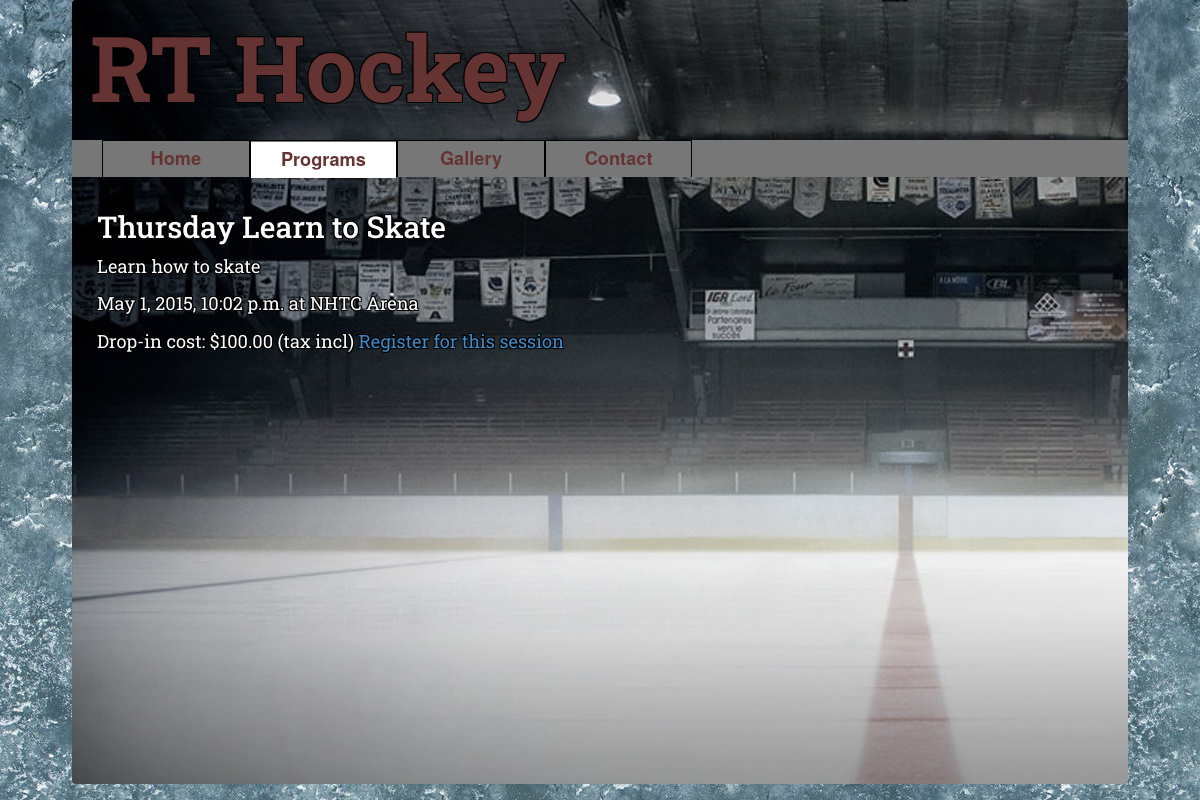
/session/6/, run on the app's committed database.
### myapp/models.py (models this page shows, shortened)
class Session(models.Model):
    title = models.CharField(max_length=100)
    description = models.TextField()
    agegroup = models.CharField(max_length=100)
    start_date = models.DateTimeField('start date')
    end_date = models.DateTimeField('end date')
    cost = models.IntegerField()
    program = models.ForeignKey(Program)
    location = models.ForeignKey(Location)
    create_date = models.DateTimeField(editable=False)
    modify_date = models.DateTimeField(editable=False)
    status = models.CharField(max_length=1, choices=STATUS_CHOICES, default='d')

class Location(models.Model):
    name = models.CharField(max_length=100)
    address = models.CharField(max_length=500)

### myapp/views.py (the view)
# urls.py: url(r'^session/(?P<session_id>\d+)/$', views.session, name='session'),
def session(request, session_id):
    try:
        session = Session.objects.get(pk=session_id)
    except Session.DoesNotExist:
        raise Http404("Session does not exist")
    return render(request, 'myapp/session.html', {'session':session})

### myapp/templates/myapp/session.html
{% include "myapp/header.html" %}
        <div id="tabs">
        {% include "includes/tabs.html" with active_tab='tab2' %}
        </div>
    <div id="main" class="container">
        <div class="outlined_normal" id="article">
        <h2>{{ session.title }}</h2>
        <p>{{ session.description }}</p>
        <p>{{ session.start_date }} at {{ session.location.name }}</p>
        <p>Drop-in cost: ${{ session.cost }}.00 (tax incl) <a href="{% url 'register_session' session.id %}">Register for this session</a></p>
        </div>
    </div>
{% include "myapp/footer.html" %}

### myapp/static/myapp/style.css (style rules this page uses)
@media (min-width:43.75em) { body { background-image:url("./ice_texture.jpg"); } }
a { color:#428bca; }
.outlined_normal { font-family: 'Roboto Slab', serif; color:white; text-shadow: -1px -1px 0 #000, 1px -1px 0 #000, -1px 1px 0 #000, 1px 1px 0 #000; }
#article { margin:10px; clear:left; }
#tabs { position:absolute; top:100px; width:100%; max-width:1680px; z-index:5; background-color:#777; }
@media (min-width: 43.75em) { #tabs { top:140px; left:6%; width:88%; } }
#main { position:absolute; top:0px; min-height:98%; width:100%; padding-top:190px; border-radius:4px; background-image: url("./rink.jpg"); background-repeat: no-repeat; }
@media (min-width: 43.75em) { #main { left:6%; width:88%; } }

### data on the page
Session: title "Thursday Learn to Skate", description "Learn how to skate", start_date "May 1, 2015, 10:02 p.m.", location.name "NHTC Arena", cost "100"
